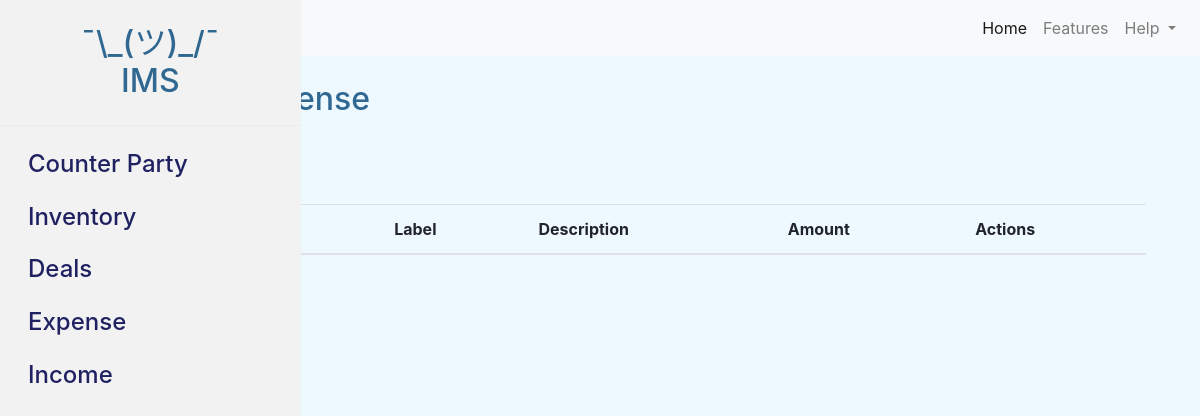
Before: /expense/ with the older database file.
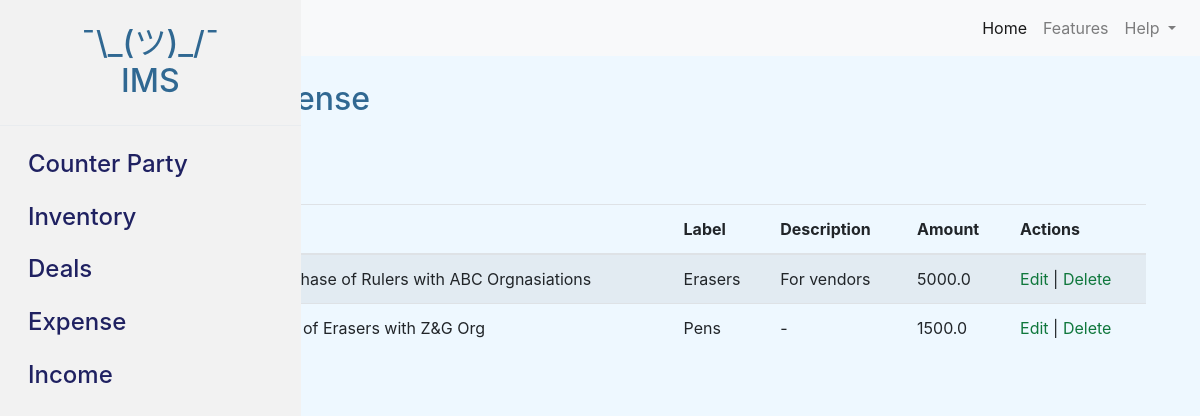
After: the same page with the newer database file.
### inventoryMgtSys/models.py (models this page shows, shortened)
class Expense(models.Model):
    deal = models.ForeignKey(Deal, on_delete=models.CASCADE)
    label = models.CharField(max_length=255)
    description = models.TextField()
    amount = models.FloatField()

class Deal(models.Model):
    DEAL_TYPES = [
        ('Sale', 'sale'),
        ('Purchase', 'purchase'),
    ]
    deal_type = models.CharField(max_length=20, choices=DEAL_TYPES)
    inventory = models.ForeignKey(Inventory, on_delete=models.CASCADE)
    gross_qty_mt = models.FloatField()
    net_qty_mt = models.FloatField()
    counterparty = models.ForeignKey(CounterParty, on_delete=models.CASCADE)
    booking_date = models.DateTimeField()
    shipment_date = models.DateTimeField()
    amount = models.FloatField()
    def __str__(self):
        return f"{self.deal_type} of {self.inventory.product} with {self.counterparty}"

class Inventory(models.Model):
    product = models.CharField(max_length=255)
    initial_qty = models.IntegerField()
    available_qty = models.IntegerField()

class CounterParty(models.Model):
    name = models.CharField(max_length=255)
    email = models.EmailField()
    contact_person = models.CharField(max_length=255)
    address_line = models.CharField(max_length=255)
    city = models.CharField(max_length=100)
    state = models.CharField(max_length=100)
    active = models.BooleanField(default=True)
    def __str__(self):
        return self.name

### inventoryMgtSys/views.py (the view)
# urls.py: path('expense/', views.expense_list, name='expense_list'),
def expense_list(request):
   expenses = Expense.objects.all()
   return render(request, 'expense.html', {'expenses': expenses})

### inventoryMgtSys/templates/expense.html
{% extends 'base.html' %}
{% block content %}
{% include 'navbar.html' %}
      {% include 'sidebar.html' %}
      <main role="main" class="col-md-9 ml-sm-auto col-lg-10 px-4 mt-4">
        <div class="container">
            <h2 class="mb-4">Expense</h2>
            <a class="btn btn-primary" href="{% url 'expense_add' %}">Add</a>
            {% include 'expense_list.html' %}
        </div>
      </main>
{% endblock %}

### inventoryMgtSys/templates/expense_list.html
<br><br>
<div class="container">
    <table class="table table-striped">
        <thead>
            <tr>
                <th>Deal</th>
                <th>Label</th>
                <th>Description</th>
                <th>Amount</th>
                <th>Actions</th>
            </tr>
        </thead>
        <tbody>
            {% for expense in expenses %}
            <tr>
                <td>{{ expense.deal }}</td>
                <td>{{ expense.label }}</td>
                <td>{{ expense.description }}</td>
                <td>{{ expense.amount }}</td>
                <td>
                    <a href="{% url 'expense_edit' expense.pk %}">Edit</a> |
                    <a href="{% url 'expense_delete' expense.pk %}">Delete</a>
                </td>
            </tr>
            {% endfor %}
        </tbody>
    </table>
 </div>

Changed rows visible on the page:
added Expense: deal "Purchase of Rulers with ABC Orgnasiations", label "Erasers", description "For vendors", amount "5000.0"
added Expense: deal "Sale of Erasers with Z&G Org", label "Pens", description "-", amount "1500.0"
